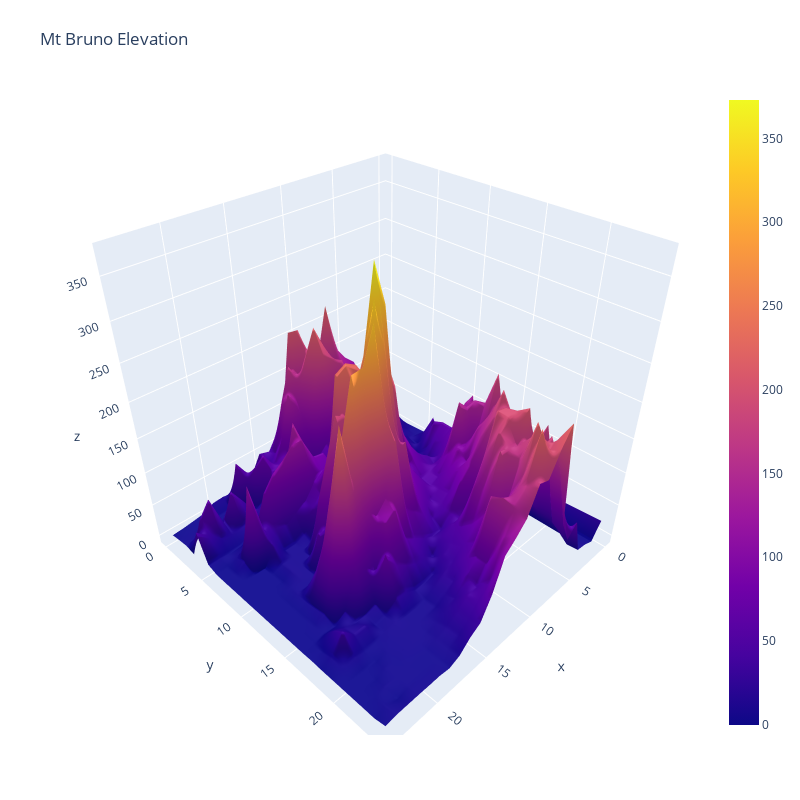

Write notebook code for a chart like this one.
### Markdown cell above
# Topographic elevations

### Code cell
# Tabulated topographic elevation data.

table = pd.read_csv('mt_bruno_elevation.csv')
data = go.Surface(z=table.values)   # use 2D numpy array format
layout = go.Layout(title='Mt Bruno Elevation',
                   width=800, height=800,    # image size
                   margin=dict(l=65, r=10, b=65, t=90))   # margins around the plot
fig = go.Figure(data=[data], layout=layout)
py.iplot(fig)

### Figure 1 — Plotly figure (JSON) as saved in the notebook; plotly's stock layout.template omitted (floating-point values rounded to 4 significant figures; data arrays with more than 128 entries replaced by an {"elided": "..."} marker saying what was removed)
{"data": [{"type": "surface", "z": {"elided": "25x25 float values"}}], "layout": {"height": 800, "margin": {"b": 65, "l": 65, "r": 10, "t": 90}, "title": {"text": "Mt Bruno Elevation"}, "width": 800}}
